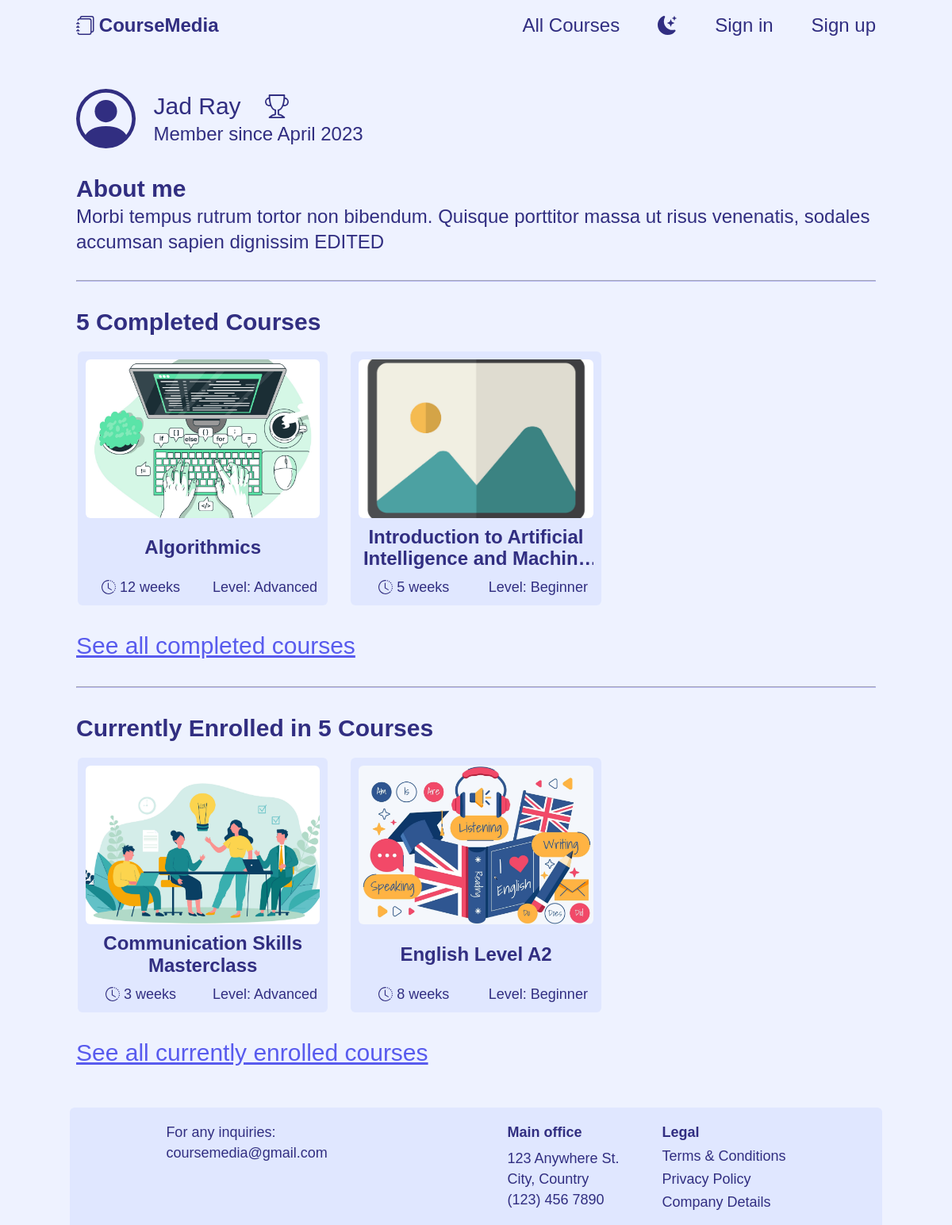
The app's page /profile/6, older data.
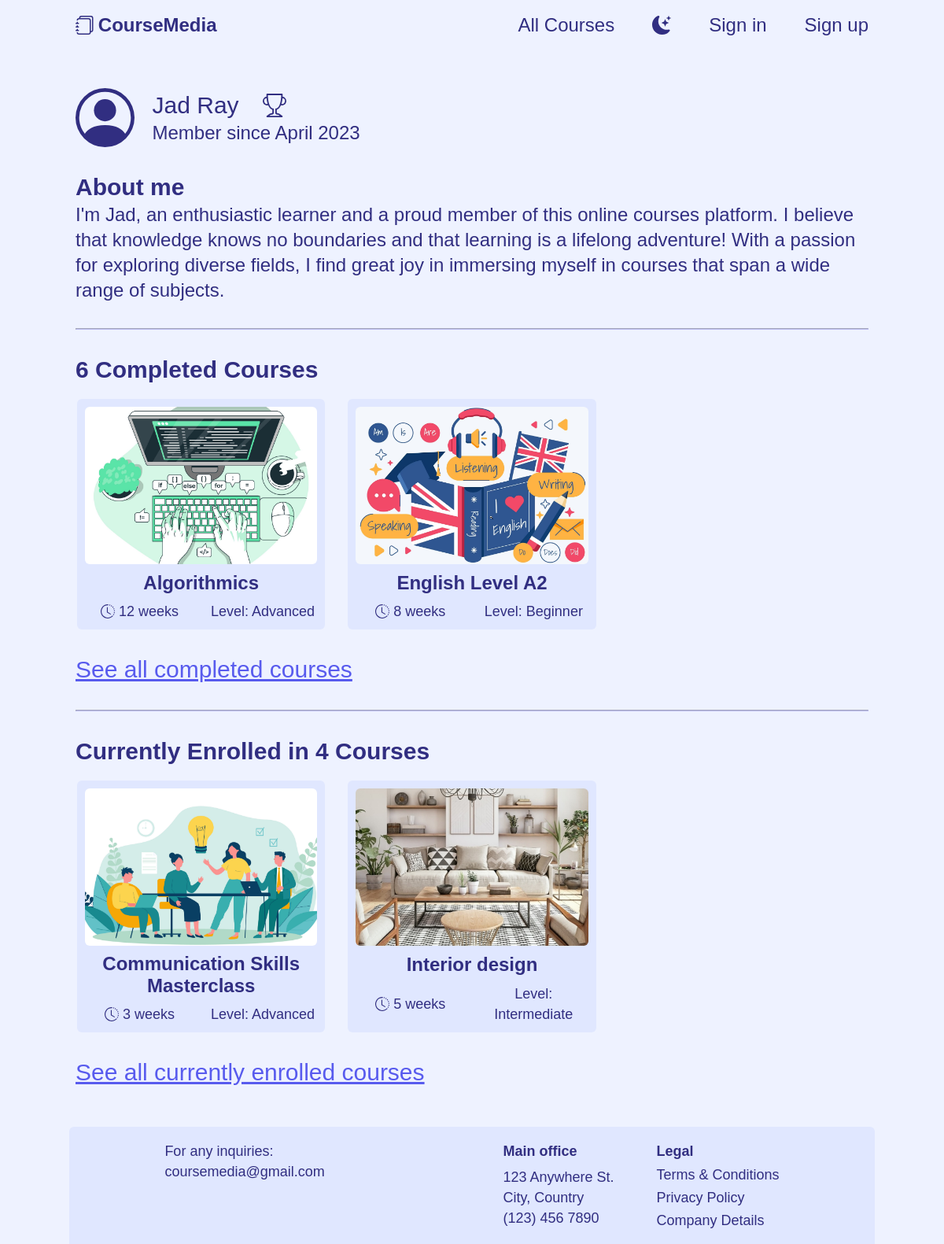
The same page, newer data.
### courses_platform/models.py (models this page shows, shortened)
class User(AbstractUser):
    REQUIRED_FIELDS = ["role", "about"]
    STUDENT = 1
    INSTRUCTOR = 2
    ROLE_CHOICES = [
        (STUDENT, "Student"),
        (INSTRUCTOR, "Instructor")
    ]
    role = models.PositiveSmallIntegerField(choices=ROLE_CHOICES)
    instructor_title = models.CharField(max_length=120, null=True, blank=True, validators=[
                                        MinLengthValidator(10), MaxLengthValidator(120)])
    about = models.TextField(max_length=950, validators=[
                             MinLengthValidator(40), MaxLengthValidator(950)])
    enrolled_courses = models.ManyToManyField(
        "Course", blank=True, related_name="enrolled_students")

class Course(models.Model):
    ART_AND_CULTURE = 1
    COMMUNICATION = 2
    COMPUTER_SCIENCE = 3
    DESIGN = 4
    FOOD_AND_NUTRITION = 5
    LANGUAGE = 6
    MATH = 7
    SCIENCE = 8
    CATEGORY_CHOICES = [
        (ART_AND_CULTURE, "Art & Culture"),
        (COMMUNICATION, "Communication"),
        (COMPUTER_SCIENCE, "Computer Science"),
        (DESIGN, "Design"),
        (FOOD_AND_NUTRITION, "Food & Nutrition"),
        (LANGUAGE, "Language"),
        (MATH, "Math"),
        (SCIENCE, "Science"),
    ]
    ENGLISH = 1
    FRENCH = 2
    SPANISH = 3
    LANGUAGE_CHOICES = [
        (ENGLISH, "English"),
        (FRENCH, "French"),
        (SPANISH, "Spanish")
    ]
    BEGINNER = 1
    INTERMEDIATE = 2
    ADVANCED = 3
    LEVEL_CHOICES = [
        (BEGINNER, "Beginner"),
        (INTERMEDIATE, "Intermediate"),
        (ADVANCED, "Advanced")
    ]
    instructor = models.ForeignKey(
        "User", on_delete=models.CASCADE, related_name="courses_taught")
    title = models.CharField(max_length=80, validators=[
                             MinLengthValidator(10), MaxLengthValidator(80)])
    image = models.ImageField(
        upload_to="courses_images/", null=True, blank=True)
    category = models.PositiveSmallIntegerField(choices=CATEGORY_CHOICES)
    short_description = models.TextField(max_length=200, validators=[
                                         MinLengthValidator(50), MaxLengthValidator(200)])
    duration = models.PositiveSmallIntegerField(
        validators=[MinValueValidator(2), MaxValueValidator(24)])
    long_description = models.TextField(
        max_length=2000, validators=[MinLengthValidator(200), MaxLengthValidator(2000)])
    language = models.PositiveSmallIntegerField(choices=LANGUAGE_CHOICES)
    level = models.PositiveSmallIntegerField(choices=LEVEL_CHOICES)
    prerequisite = models.ForeignKey(
        "self", on_delete=models.SET_NULL, null=True, blank=True)
    certificate = models.BooleanField()
    passing_grade = models.PositiveSmallIntegerField(
        validators=[MinValueValidator(50), MaxValueValidator(100)])
    passers = models.ManyToManyField(
        "User", blank=True, related_name="courses_passed")
    creation_date = models.DateField(auto_now_add=True)

### courses_platform/views.py (the view, shortened to what this page needs)
# urls.py: path("profile/<int:user_id>", views.user_profile, name="user_profile"),
def user_profile(request, user_id):
    try:
        current_user = User.objects.get(id=user_id)
    except User.DoesNotExist:
        messages.error(request, "Invalid user id")
        return HttpResponseRedirect(reverse("index"))
    if current_user.role == User.STUDENT:
        passed_courses = current_user.courses_passed.all().order_by("title")
        enrolled_not_passed_courses = []
        enrolled_courses = current_user.enrolled_courses.all().order_by("title")
        for course in enrolled_courses:
            if course not in current_user.courses_passed.all():
                enrolled_not_passed_courses.append(course)
        return render(request, "courses_platform/student_profile.html", {
            "current_user": current_user,
            "passed_courses": passed_courses,
            "enrolled_not_passed_courses": enrolled_not_passed_courses
        })
    else:
        messages.error(request, "An error occured")
        return HttpResponseRedirect(reverse("index"))

### courses_platform/templates/courses_platform/student_profile.html (shortened to what this page needs)
{% extends "courses_platform/user_profile_layout.html" %}
{% load static %}
{% block followingLink %}
    <link href="{% static 'courses_platform/pages/student_profile.css' %}" rel="stylesheet">
{% endblock %}
{% block followingBody %}
    <section class="s-profile__courses-section">
        {% if passed_courses|length == 0 %}
            <h2 class="profile__h2">No Completed Courses Yet</h2>
        {% else %}
            <h2 class="profile__h2">{{passed_courses|length}} Completed Courses</h2>
            <div class="course-card__cards-grid-wrapper s-profile__courses-cards" style="display: none;">
                <div class="course-card__cards-grid">
                {% for course in passed_courses|slice:":2" %}
                    <a href="{% url 'course_page' course.id %}" class="course-card__card-anchor">
                        <div class="course-card__card">
                        {% if not course.image %}
                            <img class="course-card__card-img" src="/media/courses_images/default_img.jpg" alt="Course's image">
                        {% else %}
                            <img class="course-card__card-img" src="{{ course.image.url }}" alt="Course's image">
                        {% endif %}
                            <div class="course-card__card-title">{{ course.title }}</div>
                            <div class="course-card__card-description">
                            <div class="course-card__card-duration">
                                <span>{{ course.duration }} weeks</span>
                            </div>
                            <div class="course-card__card-level">Level: {{ course.get_level_display }}</div>
                            </div>
                        </div>
                    </a>
                {% endfor %}
                </div>
            </div>
            {% if passed_courses|length > 2 %}
                <a class="s-profile__a" href="{% url 'completed_courses' current_user.id %}">See all completed courses</a>
            {% endif %}
        {% endif %}
    </section>
    <hr class="profile__hr">
    <section class="s-profile__courses-section">
        {% if enrolled_not_passed_courses|length == 0 %}
            <h2 class="profile__h2">No Enrolled Courses Yet</h2>
        {% else %}
            <h2 class="profile__h2">Currently Enrolled in {{ enrolled_not_passed_courses|length }} Courses</h2>
            <div class="course-card__cards-grid-wrapper s-profile__courses-cards" style="display: none;">
                <div class="course-card__cards-grid">
                {% for course in enrolled_not_passed_courses|slice:":2" %}
                    <a href="{% url 'course_page' course.id %}" class="course-card__card-anchor">
                        <div class="course-card__card">
                        {% if not course.image %}
                            <img class="course-card__card-img" src="/media/courses_images/default_img.jpg" alt="Course's image">
                        {% else %}
                            <img class="course-card__card-img" src="{{ course.image.url }}" alt="Course's image">
                        {% endif %}
                            <div class="course-card__card-title">{{ course.title }}</div>
                            <div class="course-card__card-description">
                            <div class="course-card__card-duration">
                                <span>{{ course.duration }} weeks</span>
                            </div>
                            <div class="course-card__card-level">Level: {{ course.get_level_display }}</div>
                            </div>
                        </div>
                    </a>
                {% endfor %}
                </div>
            </div>
            {% if enrolled_not_passed_courses|length > 2 %}
                <a class="s-profile__a" href="{% url 'enrolled_courses' current_user.id %}">See all currently enrolled courses</a>
            {% endif %}
        {% endif %}
    </section>
{% endblock %}

### courses_platform/templates/courses_platform/user_profile_layout.html (shortened to what this page needs)
{% extends "courses_platform/layout.html" %}
{% load static %}
{% block link %}
    <link href="{% static 'courses_platform/components/course-cards.css' %}" rel="stylesheet">
    <link href="{% static 'courses_platform/components/user_profile_layout.css' %}" rel="stylesheet">
    {% block followingLink %}
    {% endblock %}
{% endblock %}
{% block body %}
    <div class="my-container profile__cont">
        <section class="profile__first-section">
            <div class="profile__icon-descrip-cont">
                <svg class="profile__profile-icon" xmlns="http://www.w3.org/2000/svg" fill="currentColor" viewBox="0 0 16 16">
                    <path d="M11 6a3 3 0 1 1-6 0 3 3 0 0 1 6 0z"/>
                    <path fill-rule="evenodd" d="M0 8a8 8 0 1 1 16 0A8 8 0 0 1 0 8zm8-7a7 7 0 0 0-5.468 11.37C3.242 11.226 4.805 10 8 10s4.757 1.225 5.468 2.37A7 7 0 0 0 8 1z"/>
                </svg>
                <div class="profile__descrip-cont">
                    <div class="profile__name-cont">
                        <div>{{current_user.first_name}} {{current_user.last_name}}</div>
                        {% if current_user.role == current_user.STUDENT and current_user.courses_passed.count > 2 %}
                        <div class="profile__reward-icon-cont" title="This is granted for completing 2+ courses">
                        </div>
                        {% endif %}
                    </div>
                    <div class="profile__desc-txt">
                        {% if current_user.role == current_user.STUDENT %}
                            Member since {{current_user.date_joined|date:"F Y"}}
                        {% else %}
                            {{current_user.instructor_title}}
                        {% endif %}
                    </div>
                </div>
            </div>
        </section>
        <section class="profile__about-cont">
            <h2 class="profile__h2">About me</h2>
            <p class="profile__p">{{current_user.about}}</p>
        </section>
        <hr class="profile__hr">
        {% block followingBody %}
        {% endblock %}
    </div>
{% endblock %}

Row changes from the older to the newer data that the page shows:
no longer on this page (row unchanged): Course: title "Introduction to Artificial Intelligence and…", duration "5", level "Beginner", shown under "5 Completed Courses"
changed User "Jad": about "Morbi tempus rutrum tortor non bibendum. Quisque porttitor massa ut risus venenatis, sodales accumsan sapien dignissim EDITED" → "I'm Jad, an enthusiastic learner and a proud member of this online courses platform. I believe that knowledge knows no boundaries and that learning is a lifelong adventure! With a passion for exploring diverse fields, I find great joy in immersing myself in courses that span a wide range of subjects."
shown differently, row unchanged: Course "English Level A2": moves from the list under "Currently Enrolled in 5 Courses" to the list under "6 Completed Courses"
now on this page (row unchanged): Course: image (picture), title "Interior design", duration "5", level "Intermediate", shown under "Currently Enrolled in 4 Courses"
Text that changed along with them:
{{ passed_courses|length }}: "5" → "6"
{{ enrolled_not_passed_courses|length }}: "5" → "4"
